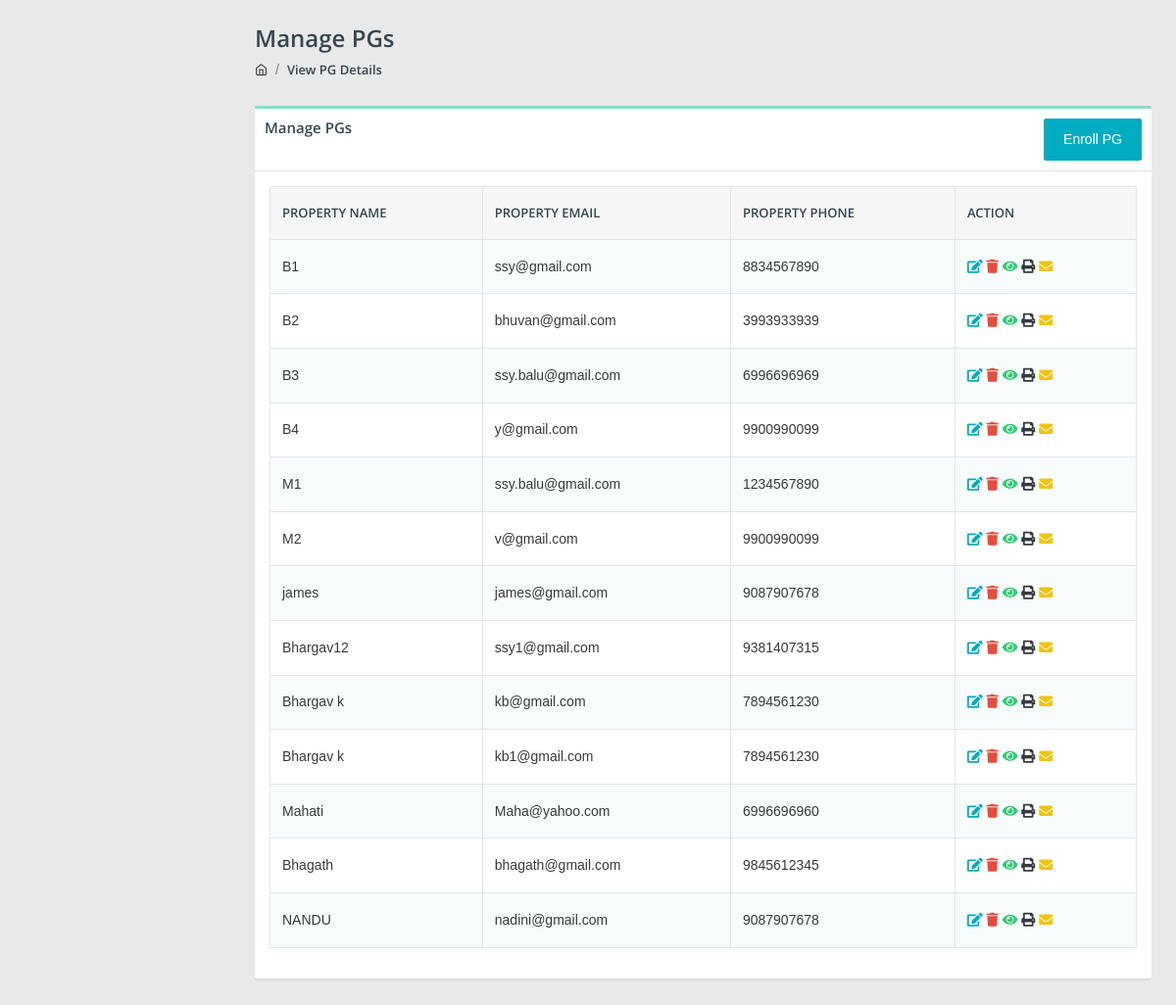
Screenshot of /view-pg-management.php (signed in) with the database file from the repository.
### tables this page shows
CREATE TABLE `pg_management` (
  `id` int(12) NOT NULL,
  `property_name` varchar(256) NOT NULL,
  `property_email` varchar(256) NOT NULL,
  `property_phone` varchar(256) NOT NULL,
  `pincode` varchar(256) NOT NULL,
  `password` varchar(256) NOT NULL,
  `registered_date` varchar(256) DEFAULT NULL,
  `subscription` varchar(256) DEFAULT NULL
);

### view-pg-management.php (the view, shortened to what this page needs)
<!DOCTYPE html>
<?php
include("config.php");
?>
<html lang="en">
<head>
   <?php include("header_link.php");?>
</head>
<body class="">
<section class="pcoded-main-container">
    <div class="pcoded-content">
        <div class="page-header">
            <div class="page-block">
                <div class="row align-items-center">
                    <div class="col-md-12">
                        <div class="page-header-title">
                            <h4 class="m-b-10">Manage PGs</h4>
                        </div>
                        <ul class="breadcrumb">
                            <li class="breadcrumb-item"><a href="index.php"><i class="feather icon-home"></i></a></li>
                            <li class="breadcrumb-item"><a href="#!">View PG Details</a></li>
                        </ul>
                    </div>
                </div>
            </div>
        </div>
        <div class="row">
            <div class="col-xl-12">
                <div class="card">
                    <div class="card-header">
                        <h5>Manage PGs</h5>
                        <a type="button" href="PGs-reg.php" class="btn btn-info" style="color: #fff !important;float:right;" />Enroll PG</a>
                    </div>
                    <div class="card-body table-border-style">
                        <div class="table-responsive">
                            <table class="table table-bordered table-striped">
                                <thead>
                                    <tr>
                                        <th>Property Name </th>
                                        <th>Property Email </th>
                                        <th>Property Phone</th>
                                        <th>Action</th>
                                    </tr>
                                </thead>
                                <tbody>
                                    <?php
                 $sql="select * from pg_management";
                  $result=$conn->query($sql);
             if($result->num_rows>0)
                {
            while($row = mysqli_fetch_assoc($result))
                {
                                    ?>
                                    <tr>
                                        <td><?php echo $row["property_name"];?></td>
                                        <td><?php echo $row["property_email"];?></td>
                                        <td><?php echo $row["property_phone"];?></td>
                                        <td><a href="edit--pg-management.php?id=<?php echo $row['id']; ?>"><i class="fa fa-edit btn-outline-primary"></i></a>
                                            <a href="delete--pg-management.php?id=<?php echo $row['id'];?>"><i class="fa fa-trash btn-outline-danger"></i></a>
                                            <a type="button" data-toggle="modal" data-target="#viewPGs<?php echo $row['id'] ?>"><i class="fa fa-eye btn-outline-success"></i></a>
                                            <a type="button" href="print-PG.php?id=<?php echo $row['id'];?>"><i class="fa fa-print btn-outline-dark"></i></a>
                                            <a type="button" href=""><i class="fa fa-envelope btn-outline-warning"></i></a>
                                        </td>
                                    </tr>
        <div id="viewPGs<?php echo $row['id'] ?>" class="modal fade" role="dialog">
                     <?php
                       }
                   }
                   else{
                     ?>
               <tr>
        <td colspan="5"><?php echo "No Records found";?></td>
        </tr>
              <?php
                   }
                           ?>
                                </tbody>
                            </table>
                        </div>
                    </div>
                </div>
            </div>
        </div>
    </div>
</section>
</body>
</html>

### header_link.php (shortened to what this page needs)
<link rel="stylesheet" href="assets/css/style.css">

### rows the page displays
pg_management: property_name "B1", property_email "ssy@gmail.com", property_phone "8834567890"
pg_management: property_name "B2", property_email "bhuvan@gmail.com", property_phone "3993933939"
pg_management: property_name "B3", property_email "ssy.balu@gmail.com", property_phone "6996696969"
pg_management: property_name "B4", property_email "y@gmail.com", property_phone "9900990099"
pg_management: property_name "M1", property_email "ssy.balu@gmail.com", property_phone "1234567890"
pg_management: property_name "M2", property_email "v@gmail.com", property_phone "9900990099"
pg_management: property_name "james", property_email "james@gmail.com", property_phone "9087907678"
pg_management: property_name "Bhargav12", property_email "ssy1@gmail.com", property_phone "9381407315"
pg_management: property_name "Bhargav k", property_email "kb@gmail.com", property_phone "7894561230"
pg_management: property_name "Bhargav k", property_email "kb1@gmail.com", property_phone "7894561230"
pg_management: property_name "Mahati", property_email "Maha@yahoo.com", property_phone "6996696960"
pg_management: property_name "Bhagath", property_email "bhagath@gmail.com", property_phone "9845612345"
pg_management: property_name "NANDU", property_email "nadini@gmail.com", property_phone "9087907678"
